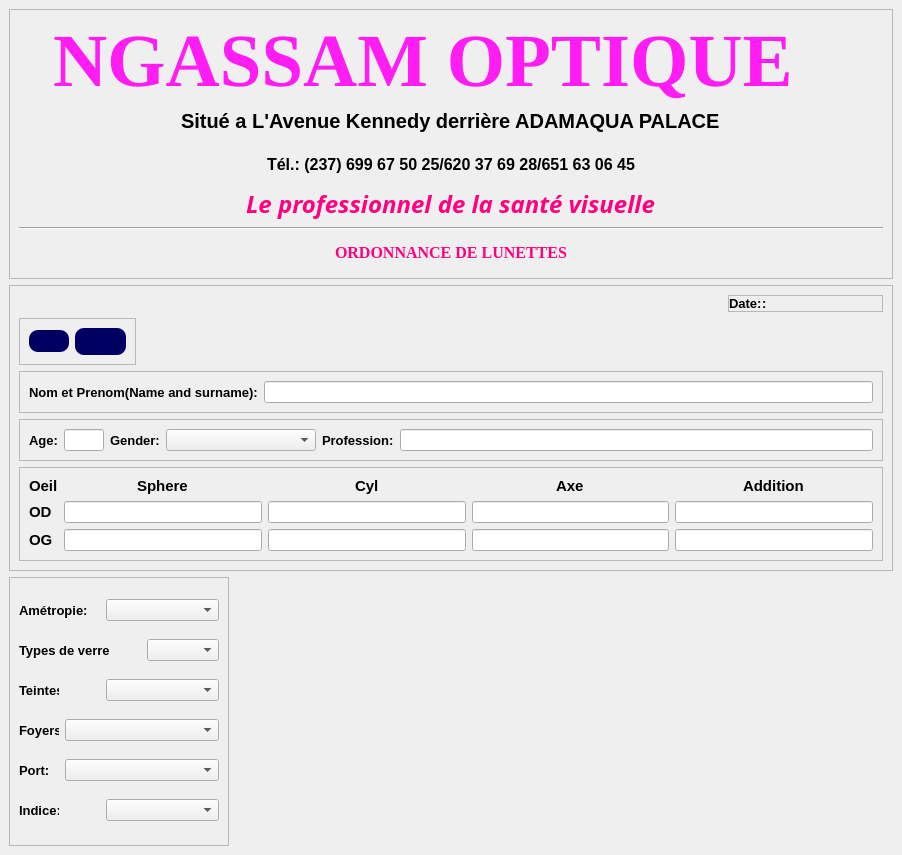
<?xml version="1.0" encoding="UTF-8"?>
<ui version="4.0">
 <class>MainWindow</class>
 <widget class="QMainWindow" name="MainWindow">
  <property name="geometry">
   <rect>
    <x>0</x>
    <y>0</y>
    <width>902</width>
    <height>855</height>
   </rect>
  </property>
  <property name="windowTitle">
   <string>MainWindow</string>
  </property>
  <property name="styleSheet">
   <string notr="true"/>
  </property>
  <widget class="QWidget" name="centralwidget">
   <property name="styleSheet">
    <string notr="true">
background-color: rgb(211, 211, 211);
color: rgb(0, 0, 0);

comboBox_2{
	background-color: rgb(255, 255, 255);
}
comboBox_2::hover{
	background-color: rgb(255, 255, 255);
}</string>
   </property>
   <layout class="QVBoxLayout" name="verticalLayout">
    <item>
     <widget class="QFrame" name="headerFrame">
      <property name="maximumSize">
       <size>
        <width>1500</width>
        <height>700</height>
       </size>
      </property>
      <property name="cursor">
       <cursorShape>ArrowCursor</cursorShape>
      </property>
      <property name="styleSheet">
       <string notr="true"/>
      </property>
      <property name="frameShape">
       <enum>QFrame::StyledPanel</enum>
      </property>
      <property name="frameShadow">
       <enum>QFrame::Raised</enum>
      </property>
      <layout class="QGridLayout" name="gridLayout_2">
       <item row="0" column="0" colspan="2" alignment="Qt::AlignHCenter">
        <widget class="QLabel" name="h1">
         <property name="font">
          <font>
           <family>Times New Roman</family>
           <pointsize>56</pointsize>
           <bold>true</bold>
          </font>
         </property>
         <property name="styleSheet">
          <string notr="true">color: rgb(255, 29, 244);</string>
         </property>
         <property name="text">
          <string>NGASSAM OPTIQUE</string>
         </property>
        </widget>
       </item>
       <item row="1" column="0" rowspan="2">
        <widget class="QLabel" name="label_8">
         <property name="minimumSize">
          <size>
           <width>50</width>
           <height>50</height>
          </size>
         </property>
         <property name="maximumSize">
          <size>
           <width>50</width>
           <height>50</height>
          </size>
         </property>
         <property name="text">
          <string/>
         </property>
         <property name="pixmap">
          <pixmap>:/logo/thumb-1920-1273703.png</pixmap>
         </property>
         <property name="scaledContents">
          <bool>true</bool>
         </property>
        </widget>
       </item>
       <item row="5" column="1" alignment="Qt::AlignHCenter">
        <widget class="QLabel" name="label_11">
         <property name="font">
          <font>
           <family>Times New Roman</family>
           <pointsize>12</pointsize>
           <bold>true</bold>
          </font>
         </property>
         <property name="styleSheet">
          <string notr="true">color: rgb(255, 0, 127);</string>
         </property>
         <property name="text">
          <string>ORDONNANCE DE LUNETTES</string>
         </property>
        </widget>
       </item>
       <item row="1" column="1" alignment="Qt::AlignHCenter|Qt::AlignTop">
        <widget class="QLabel" name="label">
         <property name="font">
          <font>
           <pointsize>15</pointsize>
           <bold>true</bold>
          </font>
         </property>
         <property name="text">
          <string>Situé a L'Avenue Kennedy derrière ADAMAQUA PALACE</string>
         </property>
        </widget>
       </item>
       <item row="1" column="2" rowspan="2">
        <widget class="QLabel" name="label_9">
         <property name="minimumSize">
          <size>
           <width>50</width>
           <height>50</height>
          </size>
         </property>
         <property name="maximumSize">
          <size>
           <width>50</width>
           <height>50</height>
          </size>
         </property>
         <property name="styleSheet">
          <string notr="true"/>
         </property>
         <property name="text">
          <string/>
         </property>
         <property name="pixmap">
          <pixmap>:/logo/thumb-1920-1273703.png</pixmap>
         </property>
         <property name="scaledContents">
          <bool>true</bool>
         </property>
        </widget>
       </item>
       <item row="2" column="1" alignment="Qt::AlignHCenter">
        <widget class="QLabel" name="label_2">
         <property name="font">
          <font>
           <pointsize>12</pointsize>
           <bold>true</bold>
          </font>
         </property>
         <property name="text">
          <string>Tél.: (237) 699 67 50 25/620 37 69 28/651 63 06 45</string>
         </property>
        </widget>
       </item>
       <item row="4" column="0" colspan="3">
        <widget class="Line" name="line">
         <property name="orientation">
          <enum>Qt::Horizontal</enum>
         </property>
        </widget>
       </item>
       <item row="3" column="1" alignment="Qt::AlignHCenter">
        <widget class="QLabel" name="label_10">
         <property name="font">
          <font>
           <family>Monotype Corsiva</family>
           <pointsize>18</pointsize>
           <italic>true</italic>
           <bold>true</bold>
          </font>
         </property>
         <property name="styleSheet">
          <string notr="true">color: rgb(255, 0, 127);</string>
         </property>
         <property name="text">
          <string>Le professionnel de la santé visuelle</string>
         </property>
        </widget>
       </item>
      </layout>
     </widget>
    </item>
    <item>
     <widget class="QFrame" name="frame">
      <property name="styleSheet">
       <string notr="true"/>
      </property>
      <property name="frameShape">
       <enum>QFrame::StyledPanel</enum>
      </property>
      <property name="frameShadow">
       <enum>QFrame::Raised</enum>
      </property>
      <layout class="QVBoxLayout" name="verticalLayout_2">
       <item alignment="Qt::AlignRight">
        <widget class="QFrame" name="datefame">
         <property name="styleSheet">
          <string notr="true"/>
         </property>
         <property name="frameShape">
          <enum>QFrame::StyledPanel</enum>
         </property>
         <property name="frameShadow">
          <enum>QFrame::Raised</enum>
         </property>
         <layout class="QHBoxLayout" name="horizontalLayout">
          <property name="spacing">
           <number>0</number>
          </property>
          <property name="leftMargin">
           <number>0</number>
          </property>
          <property name="topMargin">
           <number>0</number>
          </property>
          <property name="rightMargin">
           <number>0</number>
          </property>
          <property name="bottomMargin">
           <number>0</number>
          </property>
          <item>
           <widget class="QLabel" name="date">
            <property name="font">
             <font>
              <pointsize>10</pointsize>
              <bold>true</bold>
             </font>
            </property>
            <property name="text">
             <string>Date:</string>
            </property>
           </widget>
          </item>
          <item>
           <widget class="QLabel" name="label_3">
            <property name="minimumSize">
             <size>
              <width>120</width>
              <height>0</height>
             </size>
            </property>
            <property name="maximumSize">
             <size>
              <width>120</width>
              <height>16777215</height>
             </size>
            </property>
            <property name="font">
             <font>
              <pointsize>10</pointsize>
              <bold>true</bold>
             </font>
            </property>
            <property name="text">
             <string>:</string>
            </property>
           </widget>
          </item>
         </layout>
        </widget>
       </item>
       <item alignment="Qt::AlignLeft">
        <widget class="QFrame" name="frame_6">
         <property name="styleSheet">
          <string notr="true">QPushButton{
	border-radius: 9px;
	padding: 4px;
	background-color: rgb(0, 221, 255);
	
	background-color: rgb(0, 0, 99);
	
}</string>
         </property>
         <property name="frameShape">
          <enum>QFrame::StyledPanel</enum>
         </property>
         <property name="frameShadow">
          <enum>QFrame::Raised</enum>
         </property>
         <layout class="QHBoxLayout" name="horizontalLayout_4">
          <item>
           <widget class="QPushButton" name="saveButton">
            <property name="font">
             <font>
              <bold>true</bold>
             </font>
            </property>
            <property name="text">
             <string/>
            </property>
            <property name="icon">
             <iconset resource="../icons.qrc">
              <normaloff>:/icons/test/icons/save_100px.png</normaloff>:/icons/test/icons/save_100px.png</iconset>
            </property>
            <property name="iconSize">
             <size>
              <width>25</width>
              <height>25</height>
             </size>
            </property>
           </widget>
          </item>
          <item>
           <widget class="QPushButton" name="pirintBUtton">
            <property name="font">
             <font>
              <pointsize>12</pointsize>
              <bold>true</bold>
             </font>
            </property>
            <property name="text">
             <string/>
            </property>
            <property name="icon">
             <iconset resource="../icons.qrc">
              <normaloff>:/icons/test/icons/print_100px.png</normaloff>:/icons/test/icons/print_100px.png</iconset>
            </property>
            <property name="iconSize">
             <size>
              <width>24</width>
              <height>24</height>
             </size>
            </property>
           </widget>
          </item>
         </layout>
        </widget>
       </item>
       <item>
        <widget class="QFrame" name="frame_2">
         <property name="frameShape">
          <enum>QFrame::StyledPanel</enum>
         </property>
         <property name="frameShadow">
          <enum>QFrame::Raised</enum>
         </property>
         <layout class="QHBoxLayout" name="horizontalLayout_2">
          <item alignment="Qt::AlignLeft">
           <widget class="QLabel" name="label_5">
            <property name="font">
             <font>
              <pointsize>10</pointsize>
              <bold>true</bold>
             </font>
            </property>
            <property name="text">
             <string>Nom et Prenom(Name and surname):</string>
            </property>
           </widget>
          </item>
          <item>
           <widget class="QLineEdit" name="patientName"/>
          </item>
         </layout>
        </widget>
       </item>
       <item>
        <widget class="QFrame" name="frame_3">
         <property name="frameShape">
          <enum>QFrame::StyledPanel</enum>
         </property>
         <property name="frameShadow">
          <enum>QFrame::Raised</enum>
         </property>
         <layout class="QHBoxLayout" name="horizontalLayout_3">
          <item>
           <widget class="QLabel" name="label_6">
            <property name="font">
             <font>
              <pointsize>10</pointsize>
              <bold>true</bold>
             </font>
            </property>
            <property name="text">
             <string>Age:</string>
            </property>
           </widget>
          </item>
          <item>
           <widget class="QLineEdit" name="pateintage">
            <property name="maximumSize">
             <size>
              <width>40</width>
              <height>16777215</height>
             </size>
            </property>
           </widget>
          </item>
          <item>
           <widget class="QLabel" name="label_7">
            <property name="font">
             <font>
              <pointsize>10</pointsize>
              <bold>true</bold>
             </font>
            </property>
            <property name="text">
             <string>Gender:</string>
            </property>
           </widget>
          </item>
          <item>
           <widget class="QComboBox" name="comboBox">
            <property name="minimumSize">
             <size>
              <width>150</width>
              <height>0</height>
             </size>
            </property>
            <property name="maximumSize">
             <size>
              <width>102</width>
              <height>16777215</height>
             </size>
            </property>
           </widget>
          </item>
          <item>
           <widget class="QLabel" name="label_12">
            <property name="font">
             <font>
              <pointsize>10</pointsize>
              <bold>true</bold>
             </font>
            </property>
            <property name="text">
             <string>Profession:</string>
            </property>
           </widget>
          </item>
          <item>
           <widget class="QLineEdit" name="patientprofesion">
            <property name="minimumSize">
             <size>
              <width>100</width>
              <height>0</height>
             </size>
            </property>
           </widget>
          </item>
         </layout>
        </widget>
       </item>
       <item>
        <widget class="QFrame" name="frame_4">
         <property name="styleSheet">
          <string notr="true">QLabel{
	
	color: rgb(0, 0, 0);
}</string>
         </property>
         <property name="frameShape">
          <enum>QFrame::StyledPanel</enum>
         </property>
         <property name="frameShadow">
          <enum>QFrame::Raised</enum>
         </property>
         <layout class="QGridLayout" name="gridLayout">
          <item row="0" column="0">
           <widget class="QLabel" name="label_13">
            <property name="font">
             <font>
              <pointsize>11</pointsize>
              <bold>true</bold>
             </font>
            </property>
            <property name="text">
             <string>Oeil</string>
            </property>
           </widget>
          </item>
          <item row="0" column="1" alignment="Qt::AlignHCenter">
           <widget class="QLabel" name="label_14">
            <property name="font">
             <font>
              <pointsize>11</pointsize>
              <bold>true</bold>
             </font>
            </property>
            <property name="text">
             <string>Sphere</string>
            </property>
           </widget>
          </item>
          <item row="0" column="2" alignment="Qt::AlignHCenter">
           <widget class="QLabel" name="label_15">
            <property name="font">
             <font>
              <pointsize>11</pointsize>
              <bold>true</bold>
             </font>
            </property>
            <property name="text">
             <string>Cyl</string>
            </property>
           </widget>
          </item>
          <item row="0" column="3" alignment="Qt::AlignHCenter">
           <widget class="QLabel" name="label_16">
            <property name="font">
             <font>
              <pointsize>11</pointsize>
              <bold>true</bold>
             </font>
            </property>
            <property name="text">
             <string>Axe</string>
            </property>
           </widget>
          </item>
          <item row="0" column="4" alignment="Qt::AlignHCenter">
           <widget class="QLabel" name="label_17">
            <property name="font">
             <font>
              <pointsize>11</pointsize>
              <bold>true</bold>
             </font>
            </property>
            <property name="text">
             <string>Addition</string>
            </property>
           </widget>
          </item>
          <item row="1" column="0">
           <widget class="QLabel" name="label_18">
            <property name="font">
             <font>
              <pointsize>11</pointsize>
              <bold>true</bold>
             </font>
            </property>
            <property name="text">
             <string>OD</string>
            </property>
           </widget>
          </item>
          <item row="1" column="1">
           <widget class="QLineEdit" name="lineEdit_4"/>
          </item>
          <item row="1" column="2">
           <widget class="QLineEdit" name="lineEdit_5"/>
          </item>
          <item row="1" column="3">
           <widget class="QLineEdit" name="lineEdit_6"/>
          </item>
          <item row="1" column="4">
           <widget class="QLineEdit" name="lineEdit_7"/>
          </item>
          <item row="2" column="0">
           <widget class="QLabel" name="label_19">
            <property name="font">
             <font>
              <pointsize>11</pointsize>
              <bold>true</bold>
             </font>
            </property>
            <property name="text">
             <string>OG</string>
            </property>
           </widget>
          </item>
          <item row="2" column="1">
           <widget class="QLineEdit" name="lineEdit_8"/>
          </item>
          <item row="2" column="2">
           <widget class="QLineEdit" name="lineEdit_9"/>
          </item>
          <item row="2" column="3">
           <widget class="QLineEdit" name="lineEdit_10"/>
          </item>
          <item row="2" column="4">
           <widget class="QLineEdit" name="lineEdit_11"/>
          </item>
         </layout>
        </widget>
       </item>
      </layout>
     </widget>
    </item>
    <item>
     <widget class="QFrame" name="frame_5">
      <property name="maximumSize">
       <size>
        <width>220</width>
        <height>16777215</height>
       </size>
      </property>
      <property name="styleSheet">
       <string notr="true"/>
      </property>
      <property name="frameShape">
       <enum>QFrame::StyledPanel</enum>
      </property>
      <property name="frameShadow">
       <enum>QFrame::Raised</enum>
      </property>
      <layout class="QGridLayout" name="gridLayout_3">
       <item row="2" column="2" colspan="2">
        <widget class="QComboBox" name="comboBox_4">
         <property name="maximumSize">
          <size>
           <width>160</width>
           <height>16777215</height>
          </size>
         </property>
        </widget>
       </item>
       <item row="5" column="2" colspan="2">
        <widget class="QComboBox" name="comboBox_7">
         <property name="maximumSize">
          <size>
           <width>200</width>
           <height>16777215</height>
          </size>
         </property>
        </widget>
       </item>
       <item row="5" column="0" colspan="2">
        <widget class="QLabel" name="label_25">
         <property name="maximumSize">
          <size>
           <width>40</width>
           <height>16777215</height>
          </size>
         </property>
         <property name="font">
          <font>
           <pointsize>10</pointsize>
           <bold>true</bold>
          </font>
         </property>
         <property name="text">
          <string>Indice:</string>
         </property>
        </widget>
       </item>
       <item row="3" column="0">
        <widget class="QLabel" name="label_23">
         <property name="maximumSize">
          <size>
           <width>40</width>
           <height>16777215</height>
          </size>
         </property>
         <property name="font">
          <font>
           <pointsize>10</pointsize>
           <bold>true</bold>
          </font>
         </property>
         <property name="text">
          <string>Foyers:</string>
         </property>
        </widget>
       </item>
       <item row="4" column="1" colspan="3">
        <widget class="QComboBox" name="comboBox_6">
         <property name="maximumSize">
          <size>
           <width>200</width>
           <height>16777215</height>
          </size>
         </property>
        </widget>
       </item>
       <item row="1" column="0" colspan="3">
        <widget class="QLabel" name="label_21">
         <property name="maximumSize">
          <size>
           <width>90</width>
           <height>16777215</height>
          </size>
         </property>
         <property name="font">
          <font>
           <pointsize>10</pointsize>
           <bold>true</bold>
          </font>
         </property>
         <property name="text">
          <string>Types de verre:</string>
         </property>
        </widget>
       </item>
       <item row="0" column="0" colspan="2">
        <widget class="QLabel" name="label_20">
         <property name="maximumSize">
          <size>
           <width>100</width>
           <height>16777215</height>
          </size>
         </property>
         <property name="font">
          <font>
           <pointsize>10</pointsize>
           <bold>true</bold>
          </font>
         </property>
         <property name="text">
          <string>Amétropie:</string>
         </property>
        </widget>
       </item>
       <item row="4" column="0">
        <widget class="QLabel" name="label_24">
         <property name="font">
          <font>
           <pointsize>10</pointsize>
           <bold>true</bold>
          </font>
         </property>
         <property name="text">
          <string>Port:</string>
         </property>
        </widget>
       </item>
       <item row="3" column="1" colspan="3">
        <widget class="QComboBox" name="comboBox_5">
         <property name="maximumSize">
          <size>
           <width>200</width>
           <height>16777215</height>
          </size>
         </property>
        </widget>
       </item>
       <item row="2" column="0" colspan="2">
        <widget class="QLabel" name="label_22">
         <property name="maximumSize">
          <size>
           <width>40</width>
           <height>16777215</height>
          </size>
         </property>
         <property name="font">
          <font>
           <pointsize>10</pointsize>
           <bold>true</bold>
          </font>
         </property>
         <property name="text">
          <string>Teintes:</string>
         </property>
        </widget>
       </item>
       <item row="1" column="3">
        <widget class="QComboBox" name="comboBox_3">
         <property name="maximumSize">
          <size>
           <width>200</width>
           <height>16777215</height>
          </size>
         </property>
        </widget>
       </item>
       <item row="0" column="2" colspan="2">
        <widget class="QComboBox" name="comboBox_2">
         <property name="maximumSize">
          <size>
           <width>200</width>
           <height>16777215</height>
          </size>
         </property>
        </widget>
       </item>
      </layout>
     </widget>
    </item>
   </layout>
  </widget>
 </widget>
 <resources>
  <include location="../icons.qrc"/>
 </resources>
 <connections/>
</ui>
